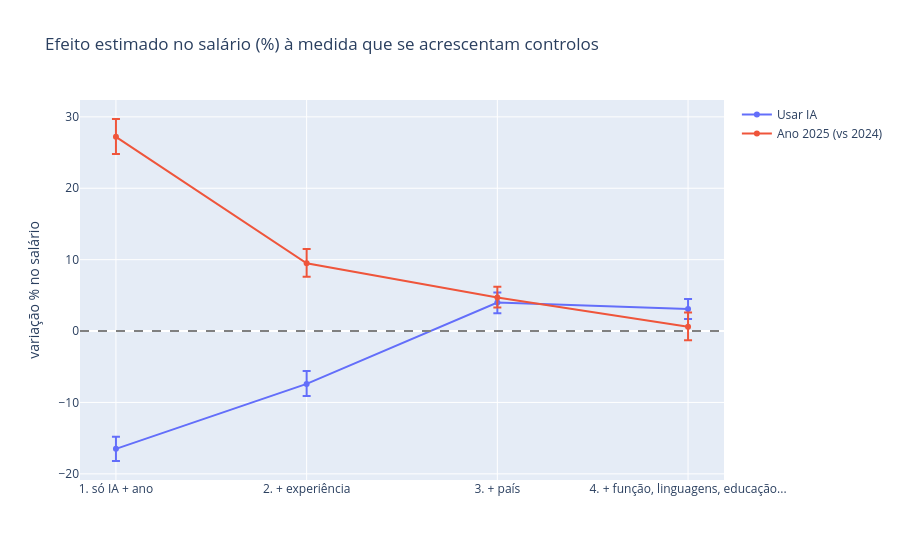

The notebook cell this image was saved under:
### Code cell
fig = go.Figure()
for col, nome in (("ia", "Usar IA"), ("ano", "Ano 2025 (vs 2024)")):
    fig.add_trace(go.Scatter(
        x=ols["modelo"], y=ols[f"{col}_pct"], mode="markers+lines", name=nome,
        error_y=dict(type="data", symmetric=False,
                     array=ols[f"{col}_hi"] - ols[f"{col}_pct"],
                     arrayminus=ols[f"{col}_pct"] - ols[f"{col}_lo"])))
fig.add_hline(y=0, line_dash="dash", line_color="gray")
fig.update_layout(title="Efeito estimado no salário (%) à medida que se acrescentam controlos",
                  yaxis_title="variação % no salário", xaxis_title="")
fig.show(); save_fig(fig, "g12_ols_coeficientes")

### Figure 1 — Plotly figure (JSON) as saved in the notebook; plotly's stock layout.template omitted (floating-point values rounded to 4 significant figures)
{"data": [{"error_y": {"array": [1.7, 1.8, 1.4, 1.4], "arrayminus": [1.7, 1.7, 1.5, 1.4], "symmetric": false, "type": "data"}, "mode": "markers+lines", "name": "Usar IA", "type": "scatter", "x": ["1. só IA + ano", "2. + experiência", "3. + país", "4. + função, linguagens, educação..."], "y": [-16.5, -7.4, 4.0, 3.1]}, {"error_y": {"array": [2.5, 2.0, 1.5, 2.0], "arrayminus": [2.4, 1.9, 1.4, 1.9], "symmetric": false, "type": "data"}, "mode": "markers+lines", "name": "Ano 2025 (vs 2024)", "type": "scatter", "x": ["1. só IA + ano", "2. + experiência", "3. + país", "4. + função, linguagens, educação..."], "y": [27.2, 9.5, 4.7, 0.6]}], "layout": {"shapes": [{"line": {"color": "gray", "dash": "dash"}, "type": "line", "x0": 0, "x1": 1, "xref": "x domain", "y0": 0, "y1": 0, "yref": "y"}], "title": {"text": "Efeito estimado no salário (%) à medida que se acrescentam controlos"}, "xaxis": {"title": {"text": ""}}, "yaxis": {"title": {"text": "variação % no salário"}}}}
